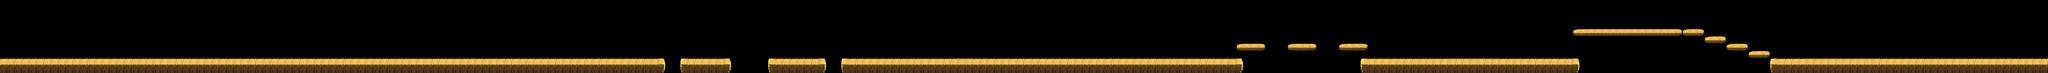

A level layout from a 2D game, rendered from its tile map. Below: a short description, then the map file with tile-grid data replaced by summaries:
An orthogonal 280x10 tile map with 64x64 px tiles, 2 tile layers (bg, platform), 3 tilesets and 363 objects.

<map version="1.4" tiledversion="1.4.2" orientation="orthogonal" renderorder="right-down" width="280" height="10" tilewidth="64" tileheight="64" infinite="0" nextlayerid="8" nextobjectid="364">
 <tileset firstgid="1" source="../bg_cave_block.tsx" />
 <tileset firstgid="9" source="../bg_cave_bg.tsx" />
 <tileset firstgid="33" source="../item.tsx" />
 <objectgroup id="1" name="object_bg" />
 <layer id="2" name="bg" width="280" height="10">
  <data>[2800 cells, 236 non-empty, 3 distinct tile ids]</data>
 </layer>
 <layer id="3" name="platform" width="280" height="10">
  <data>[2800 cells, 393 non-empty, 13 distinct tile ids]</data>
 </layer>
 <objectgroup id="4" name="object" />
 <objectgroup id="5" name="object_obstacle">
  <object id="1" gid="4" x="1572" y="539" width="122" height="220" />
  <object id="2" gid="4" x="3623" y="541" width="122" height="220" />
  <object id="3" gid="6" x="4863" y="448" width="199" height="535" />
  <object id="4" gid="6" x="5189" y="446" width="199" height="535" />
  <object id="5" gid="6" x="8672" y="449" width="199" height="535" />
  <object id="6" gid="6" x="8899" y="447" width="199" height="535" />
  <object id="7" gid="6" x="9154" y="448" width="199" height="535" />
  <object id="8" gid="4" x="13573" y="534" width="122" height="220" />
  <object id="9" gid="3" x="13614" y="554" width="159" height="128" />
  <object id="10" gid="6" x="15958" y="449" width="199" height="535" />
  <object id="11" gid="2" x="17282" y="544" width="82" height="111" />
  <object id="12" gid="1" x="17157" y="547" width="150" height="278" />
  <object id="13" gid="1" x="7738" y="550" width="150" height="278" />
 </objectgroup>
 <objectgroup id="6" name="object_item">
  <object id="14" gid="43" x="7810" y="144" width="66" height="66" />
  <object id="15" gid="43" x="7810" y="195" width="66" height="66" />
  <object id="16" gid="34" x="10433" y="497" width="66" height="66" />
  <object id="17" gid="34" x="8323" y="498" width="66" height="66" />
  <object id="18" gid="34" x="10561" y="497" width="66" height="66" />
  <object id="19" gid="42" x="7592" y="368" width="66" height="66" />
  <object id="20" gid="42" x="8067" y="498" width="66" height="66" />
  <object id="21" gid="42" x="7970" y="368" width="66" height="66" />
  <object id="22" gid="34" x="10625" y="497" width="66" height="66" />
  <object id="23" gid="34" x="9731" y="499" width="66" height="66" />
  <object id="24" gid="42" x="8001" y="498" width="66" height="66" />
  <object id="25" gid="34" x="8451" y="498" width="66" height="66" />
  <object id="26" gid="34" x="7040" y="498" width="66" height="66" />
  <object id="27" gid="34" x="7105" y="498" width="66" height="66" />
  <object id="28" gid="42" x="7933" y="293" width="66" height="66" />
  <object id="29" gid="42" x="7624" y="292" width="66" height="66" />
  <object id="30" gid="34" x="9667" y="499" width="66" height="66" />
  <object id="31" gid="43" x="7743" y="195" width="66" height="66" />
  <object id="32" gid="42" x="7882" y="240" width="66" height="66" />
  <object id="33" gid="42" x="8131" y="498" width="66" height="66" />
  <object id="34" gid="34" x="9859" y="497" width="66" height="66" />
  <object id="35" gid="34" x="8387" y="498" width="66" height="66" />
  <object id="36" gid="34" x="9603" y="499" width="66" height="66" />
  <object id="37" gid="34" x="5697" y="498" width="66" height="66" />
  <object id="38" gid="43" x="7744" y="144" width="66" height="66" />
  <object id="39" gid="42" x="7669" y="240" width="66" height="66" />
  <object id="40" gid="34" x="8259" y="498" width="66" height="66" />
  <object id="41" gid="42" x="8195" y="498" width="66" height="66" />
  <object id="42" gid="34" x="10497" y="497" width="66" height="66" />
  <object id="43" gid="34" x="9795" y="497" width="66" height="66" />
  <object id="44" gid="34" x="9539" y="499" width="66" height="66" />
  <object id="45" gid="39" x="9564" y="361" width="114" height="114" />
  <object id="46" gid="34" x="5632" y="498" width="66" height="66" />
  <object id="47" gid="34" x="7168" y="405" width="66" height="66" />
  <object id="48" gid="42" x="7232" y="336" width="66" height="66" />
  <object id="49" gid="42" x="7296" y="336" width="66" height="66" />
  <object id="50" gid="34" x="8769" y="546" width="66" height="66" />
  <object id="51" gid="34" x="8705" y="546" width="66" height="66" />
  <object id="52" gid="34" x="8641" y="546" width="66" height="66" />
  <object id="53" gid="34" x="8576" y="518" width="66" height="66" />
  <object id="54" gid="34" x="9024" y="546" width="66" height="66" />
  <object id="55" gid="34" x="8960" y="546" width="66" height="66" />
  <object id="56" gid="34" x="9280" y="546" width="66" height="66" />
  <object id="57" gid="34" x="9088" y="546" width="66" height="66" />
  <object id="58" gid="34" x="9152" y="546" width="66" height="66" />
  <object id="59" gid="34" x="9216" y="546" width="66" height="66" />
  <object id="60" gid="34" x="10752" y="396" width="66" height="66" />
  <object id="61" gid="34" x="10816" y="371" width="66" height="66" />
  <object id="62" gid="42" x="7367" y="407" width="66" height="66" />
  <object id="63" gid="42" x="7552" y="497" width="66" height="66" />
  <object id="64" gid="42" x="7425" y="498" width="66" height="66" />
  <object id="65" gid="42" x="7488" y="498" width="66" height="66" />
  <object id="66" gid="34" x="10688" y="446" width="66" height="66" />
  <object id="67" gid="34" x="11072" y="224" width="66" height="66" />
  <object id="68" gid="34" x="11202" y="224" width="66" height="66" />
  <object id="69" gid="34" x="11139" y="224" width="66" height="66" />
  <object id="70" gid="34" x="11393" y="224" width="66" height="66" />
  <object id="71" gid="34" x="11457" y="224" width="66" height="66" />
  <object id="72" gid="34" x="11329" y="224" width="66" height="66" />
  <object id="73" gid="34" x="11265" y="224" width="66" height="66" />
  <object id="74" gid="34" x="11653" y="225" width="66" height="66" />
  <object id="75" gid="34" x="11716" y="225" width="66" height="66" />
  <object id="76" gid="34" x="11586" y="225" width="66" height="66" />
  <object id="77" gid="34" x="11907" y="225" width="66" height="66" />
  <object id="78" gid="34" x="11779" y="225" width="66" height="66" />
  <object id="79" gid="34" x="11520" y="225" width="66" height="66" />
  <object id="80" gid="34" x="11843" y="225" width="66" height="66" />
  <object id="81" gid="34" x="9409" y="500" width="66" height="66" />
  <object id="82" gid="34" x="9473" y="500" width="66" height="66" />
  <object id="83" gid="34" x="17474" y="499" width="66" height="66" />
  <object id="84" gid="34" x="17243" y="157" width="66" height="66" />
  <object id="85" gid="34" x="17081" y="241" width="66" height="66" />
  <object id="86" gid="34" x="17012" y="369" width="66" height="66" />
  <object id="87" gid="34" x="17320" y="240" width="66" height="66" />
  <object id="88" gid="34" x="17035" y="305" width="66" height="66" />
  <object id="89" gid="34" x="17163" y="157" width="66" height="66" />
  <object id="90" gid="34" x="16962" y="498" width="66" height="66" />
  <object id="91" gid="34" x="17397" y="368" width="66" height="66" />
  <object id="92" gid="34" x="17363" y="304" width="66" height="66" />
  <object id="93" gid="34" x="15425" y="435" width="66" height="66" />
  <object id="94" gid="34" x="14721" y="243" width="66" height="66" />
  <object id="95" gid="34" x="14407" y="244" width="66" height="66" />
  </objectgroup>
 <objectgroup id="7" name="object_monster">
  <!-- 26 objects omitted --></objectgroup>
</map>
<!-- 268 of 363 objects omitted -->
